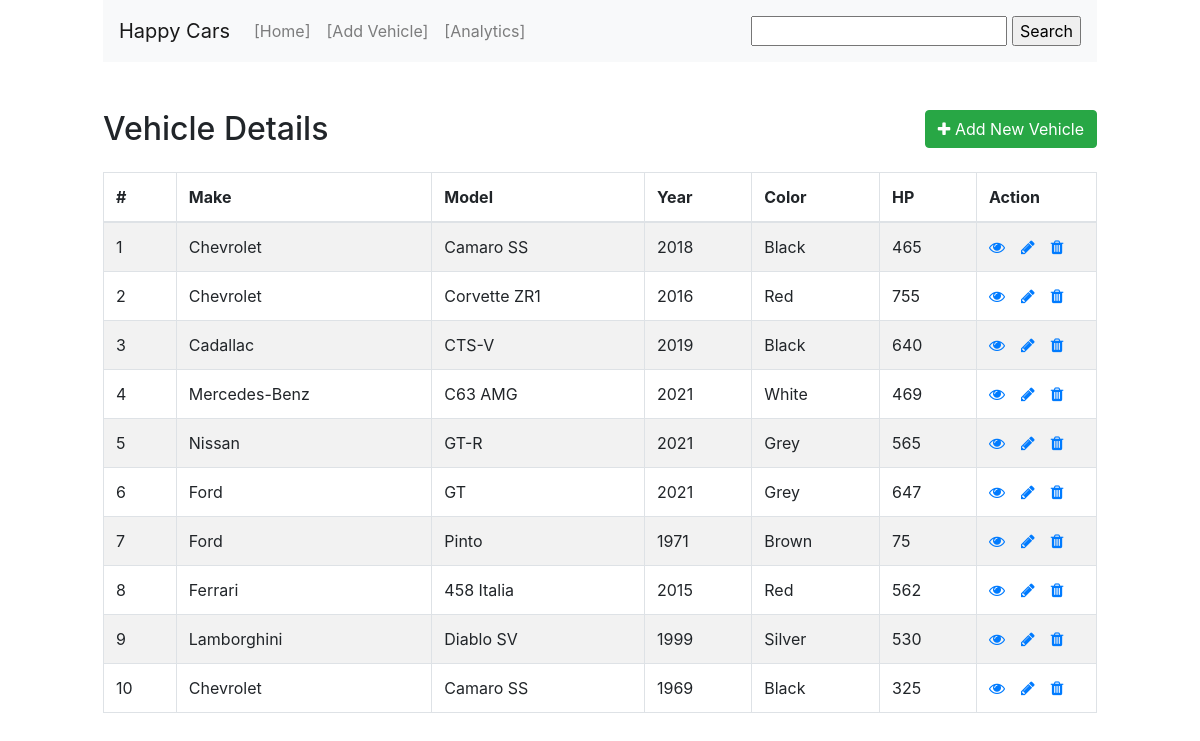
/php/index.php, run on the app's committed database.
### tables this page shows
CREATE TABLE `car_demo` (
  `car_id` int(11) NOT NULL AUTO_INCREMENT,
  `car_make` varchar(100) NOT NULL,
  `car_model` varchar(40) NOT NULL,
  `car_year` int(11) NOT NULL,
  `car_color` varchar(10) DEFAULT NULL,
  `car_hp` int(5) DEFAULT NULL,
  PRIMARY KEY (`car_id`)
);

### php/index.php (the view, shortened to what this page needs)
<?php
require_once "config.php";
?>
<!DOCTYPE html>
<html lang="en">
<head>
    <link rel="stylesheet" href="https://stackpath.bootstrapcdn.com/bootstrap/4.5.2/css/bootstrap.min.css">
    <link rel="stylesheet" href="https://maxcdn.bootstrapcdn.com/font-awesome/4.7.0/css/font-awesome.min.css">
</head>
<body>
    <div class="wrapper">
        <div class="container-fluid">
            <?php
        require_once "nav.php";
        ?>
            <div class="row">
                <div class="col-md-12">
                    <div class="mt-5 mb-3 clearfix">
                        <h2 class="pull-left">Vehicle Details</h2>
                        <a href="create.php" class="btn btn-success pull-right"><i class="fa fa-plus"></i> Add New
                            Vehicle</a>
                    </div>
                    <?php
                    $search_value = $_POST["search"];
                    $sql = "SELECT * FROM car_demo where car_make like '%$search_value%'";
                    if($result = mysqli_query($link, $sql)){
                        if(mysqli_num_rows($result) > 0){
                            echo '<table class="table table-bordered table-striped">';
                                echo "<thead>";
                                    echo "<tr>";
                                        echo "<th>#</th>";
                                        echo "<th>Make</th>";
                                        echo "<th>Model</th>";
                                        echo "<th>Year</th>";
                                        echo "<th>Color</th>";
                                        echo "<th>HP</th>";
                                        echo "<th>Action</th>";
                                    echo "</tr>";
                                echo "</thead>";
                                echo "<tbody>";
                                while($row = mysqli_fetch_array($result)){
                                    echo "<tr>";
                                        echo "<td>" . $row['car_id'] . "</td>";
                                        echo "<td>" . $row['car_make'] . "</td>";
                                        echo "<td>" . $row['car_model'] . "</td>";
                                        echo "<td>" . $row['car_year'] . "</td>";
                                        echo "<td>" . $row['car_color'] . "</td>";
                                        echo "<td>" . $row['car_hp'] . "</td>";
                                        echo "<td>";
                                            echo '<a href="read.php?id='. $row['car_id'] .'" class="mr-3" title="View Record" data-toggle="tooltip"><span class="fa fa-eye"></span></a>';
                                            echo '<a href="update.php?id='. $row['car_id'] .'" class="mr-3" title="Update Record" data-toggle="tooltip"><span class="fa fa-pencil"></span></a>';
                                            echo '<a href="delete.php?id='. $row['car_id'] .'" title="Delete Record" data-toggle="tooltip"><span class="fa fa-trash"></span></a>';
                                        echo "</td>";
                                    echo "</tr>";
                                }
                                echo "</tbody>";
                            echo "</table>";
                        } else{
                            echo '<div class="alert alert-danger"><em>No records were found.</em></div>';
                        }
                    } else{
                        echo "Oops! Something went wrong. Please try again later.";
                    }
                    ?>
                </div>
            </div>
        </div>
    </div>
</body>
</html>

### php/nav.php (shortened to what this page needs)
<nav class="navbar navbar-expand-lg navbar-light bg-light">
  <a class="navbar-brand" href="./">Happy Cars</a>
  <div class="collapse navbar-collapse" id="navbarText">
    <ul class="navbar-nav mr-auto">
      <li class="nav-item">
        <a class="nav-link" href="./">[Home] <span class="sr-only">(current)</span></a>
      </li>
      <li class="nav-item">
        <a class="nav-link" href="create.php">[Add Vehicle]</a>
      </li>
      <li class="nav-item">
        <a class="nav-link" href="analytics.php">[Analytics]</a>
      </li>
    </ul>
    <span class="navbar-text">
      <form action="./index.php" method="post">
                <input type="text" name="search">
                <input type="submit" name="submit" value="Search">
            </form>
    </span>
  </div>
</nav>

### php/index.php (style rules this page uses)
.wrapper { width: 1024px; margin: 0 auto; }
table tr td:last-child { width: 120px; }

### data on the page
car_demo: car_id "1", car_make "Chevrolet", car_model "Camaro SS", car_year "2018", car_color "Black", car_hp "465"
car_demo: car_id "2", car_make "Chevrolet", car_model "Corvette ZR1", car_year "2016", car_color "Red", car_hp "755"
car_demo: car_id "3", car_make "Cadallac", car_model "CTS-V", car_year "2019", car_color "Black", car_hp "640"
car_demo: car_id "4", car_make "Mercedes-Benz", car_model "C63 AMG", car_year "2021", car_color "White", car_hp "469"
car_demo: car_id "5", car_make "Nissan", car_model "GT-R", car_year "2021", car_color "Grey", car_hp "565"
car_demo: car_id "6", car_make "Ford", car_model "GT", car_year "2021", car_color "Grey", car_hp "647"
car_demo: car_id "7", car_make "Ford", car_model "Pinto", car_year "1971", car_color "Brown", car_hp "75"
car_demo: car_id "8", car_make "Ferrari", car_model "458 Italia", car_year "2015", car_color "Red", car_hp "562"
car_demo: car_id "9", car_make "Lamborghini", car_model "Diablo SV", car_year "1999", car_color "Silver", car_hp "530"
car_demo: car_id "10", car_make "Chevrolet", car_model "Camaro SS", car_year "1969", car_color "Black", car_hp "325"
